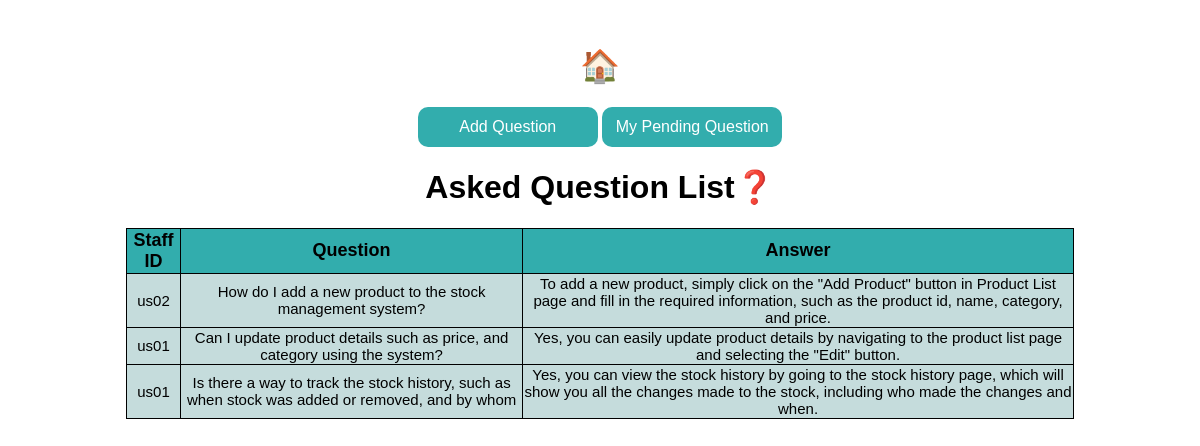
/EasyGo/asked_question (signed in), run on the app's committed database.
### stock/models.py (models this page shows)
class AskQuestion(models.Model):
  staffID = models.ForeignKey(Staff, on_delete=models.CASCADE, null=True)
  question = models.TextField()
  answer = models.TextField(null=True, blank=True, default='Pending')

### stock/views.py (the view)
# urls.py: path('asked_question',views.asked_question, name='asked_question'),
def asked_question(request):
    if request.session.has_key('staffID'):
       s_id = request.session['staffID']
       s_name = request.session['staffName']
       data_ask_question = AskQuestion.objects.filter(staffID=s_id).values()
       print(data_ask_question)
       allaskquestion=AskQuestion.objects.filter(~Q(answer='Pending')).values()
       dict = {
          'data_ask_question': data_ask_question,
          'staffname': s_name,
          'staffid': s_id,
          'allaskquestion': allaskquestion
       }
    return render(request, 'asked_question.html',dict)

### stock/templates/asked_question.html (shortened to what this page needs)
<!DOCTYPE html>
<html lang="en">
<head>
</head>
<body>
  <center>
    <br>
    <h1><a href="{% url 'home' %}">🏠</a></h1>
    <a href="{% url 'add_question' %}"><button>Add Question</button></a>
    <a href="{% url 'my_pending_question' %}"><button>My Pending Question</button></a>
    <h1>Asked Question List❓</h1>
    <table>
      <tr>
          <th><strong>Staff ID</strong></th>
          <th><strong>Question</strong></th>
          <th><strong>Answer</strong></th>
      </tr>
      {% for data in allaskquestion %}
          <tr>
              <td>{{data.staffID_id}}</td>
              <td>{{data.question}}</td>
              <td>{{data.answer}}</td>
          </tr>
      {% endfor %}
    </table>
  </center>
</body>
</html>

### stock/templates/asked_question.html (style rules this page uses)
body, a { font-family: Arial, Helvetica, sans-serif; text-decoration: none; }
table { border-collapse: collapse; width: 80%; }
th { border: 1px solid; background-color: rgb(50, 173, 173); text-align: center; height: 40px; font-size: 18px; }
td { border: 1px solid; background-color: rgb(197, 220, 220); text-align: center; height: 30px; font-size: 15px; }
button { width: 180px; height: 40px; background-color: rgb(50, 173, 173); border-radius: 10px; cursor:pointer; font-size: 16px; color: white; border-color: transparent; }

### data on the page
AskQuestion: staffID_id "us02", question "How do I add a new product to the stock management system?", answer "To add a new product, simply click on the \"Add Product\" button in Product List page and fill in the required information, such as the product id, name, category, and price."
AskQuestion: staffID_id "us01", question "Can I update product details such as price, and category using the system?", answer "Yes, you can easily update product details by navigating to the product list page and selecting the \"Edit\" button."
AskQuestion: staffID_id "us01", question "Is there a way to track the stock history, such as when stock was added or removed, and by whom", answer "Yes, you can view the stock history by going to the stock history page, which will show you all the changes made to the stock, including who made the changes and when."
